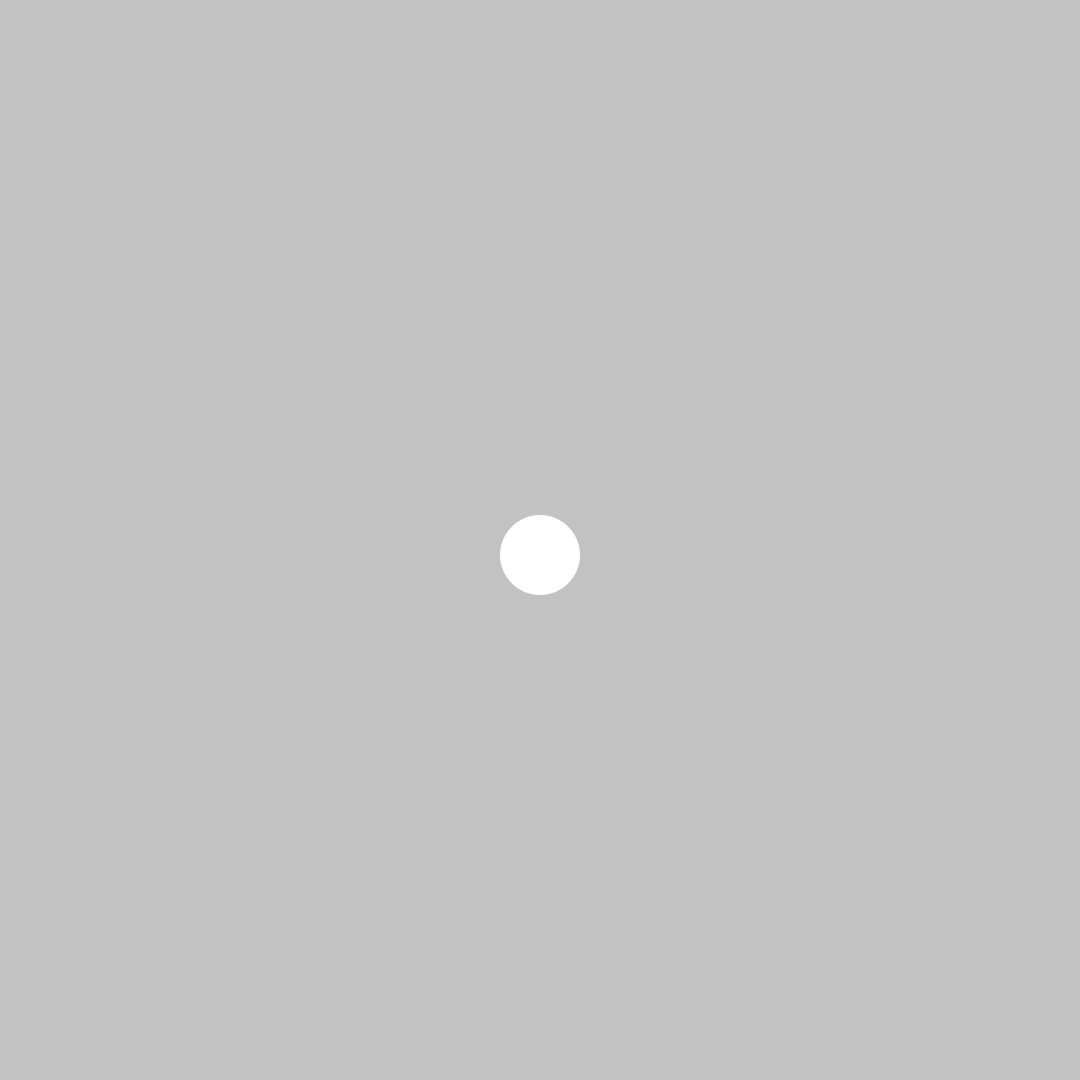
Frame 1 (no input)
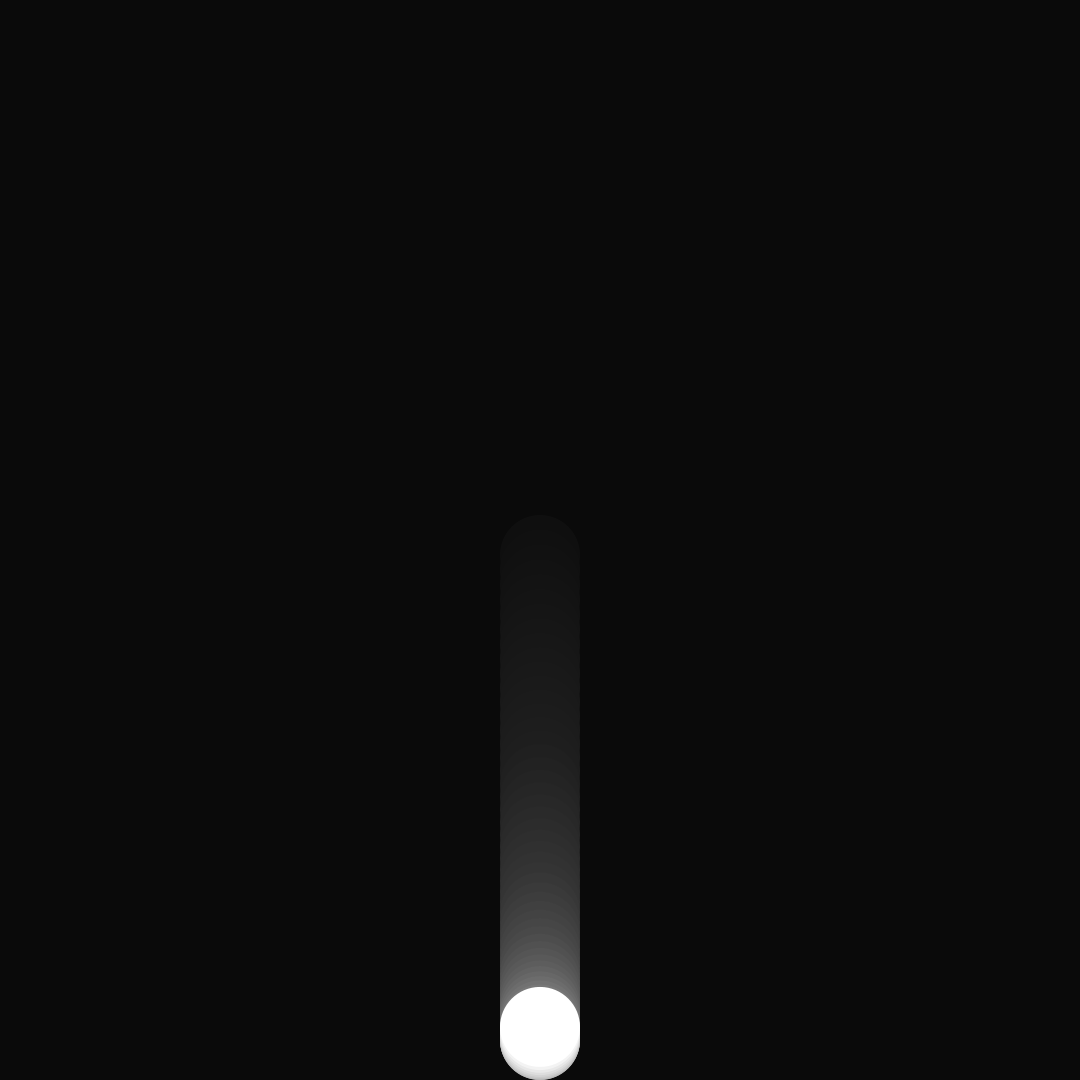
Frame 60 (the mouse pressed at the canvas centre just before this capture)
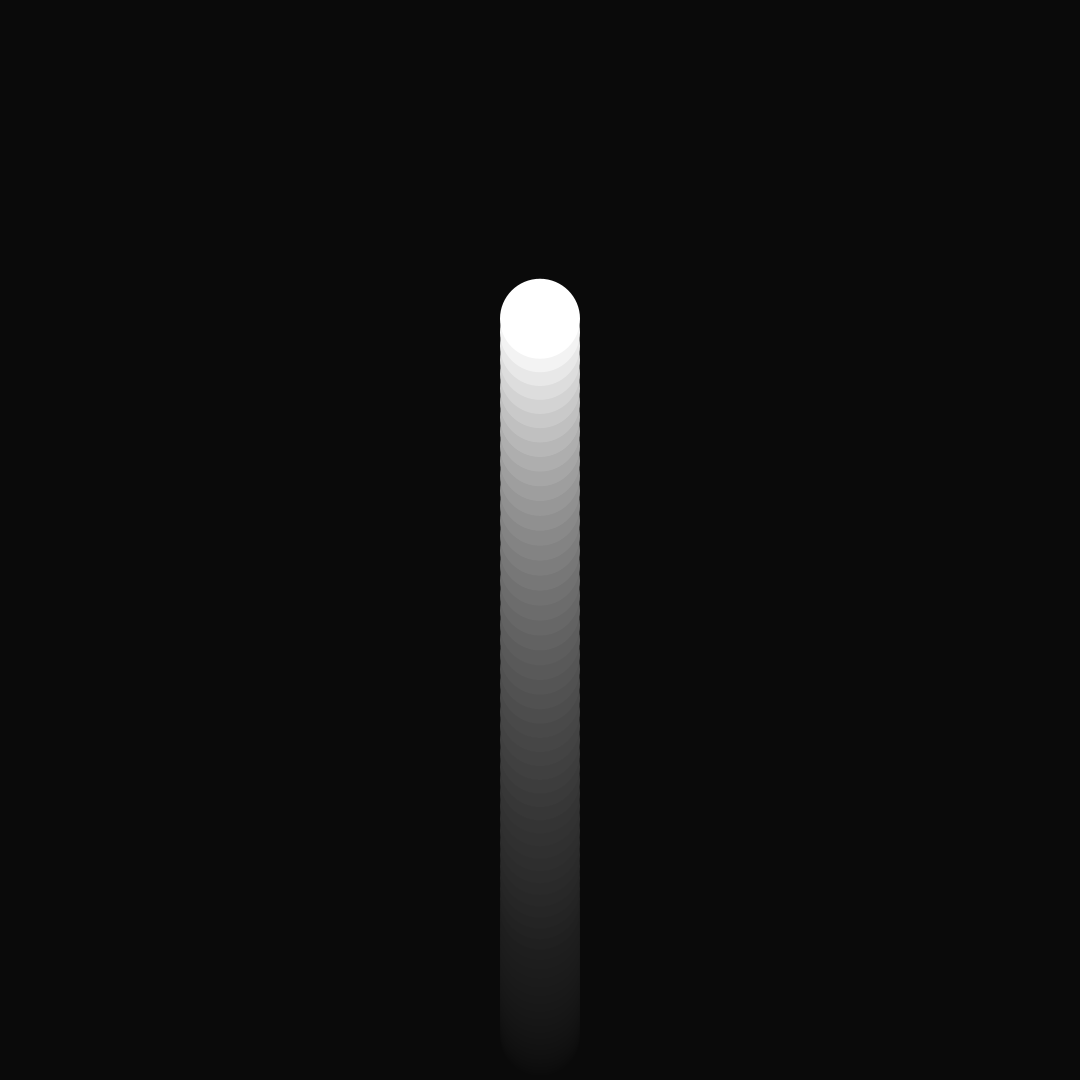
Frame 120 (the mouse held since frame 60 and released just before this capture)

The Processing sketch that drew these frames (run headless with seeded random() and noise(); from frame 60 on, the mouse is pressed at the canvas centre):

// Processing sketch: code_07_39
// ── code_07_39.pde
float angle = 0.0;
float speed = 0.03;
float radius = 500.0;

void setup(){
  size(1080, 1080);
  noStroke();
}

void draw(){
  fill(0, 12);
  rect(0, 0, width, height);
  fill(255);
  angle += speed;
  float sinVal = sin(angle);
  float yoffset = sinVal * radius;
  ellipse(width/2, height/2 + yoffset, 80, 80);
  println(yoffset);
}
